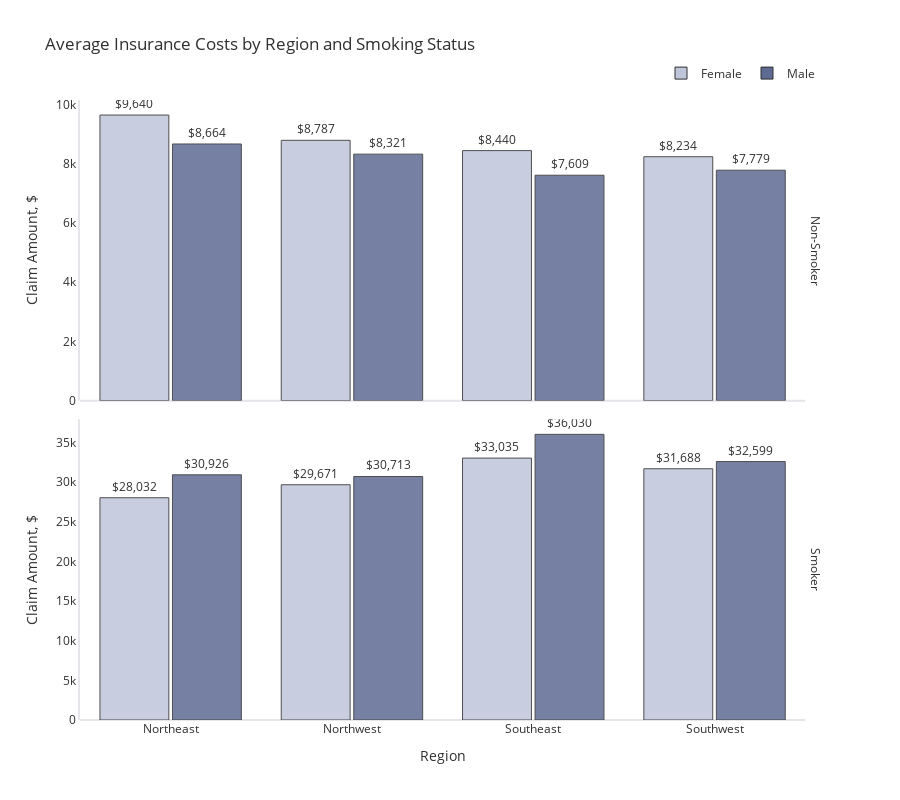

Notebook code for this chart:
### Markdown cell above
In addition to age, claim amounts are positively correlated to body mass index. Among smokers, insurance charges tend to increase with BMI.

### Code cell
plot_df = ins.groupby(['region','sex','smoker'])['charges'].mean()
plot_df = plot_df.rename('charges').reset_index()
fig = px.bar(plot_df, x='region', y='charges', color='sex', height=800,
             title="Average Insurance Costs by Region and Smoking Status",
             color_discrete_map={'Female': '#BFC5DA','Male': '#5D6A92'}, 
             facet_row='smoker', text='charges', opacity=0.85, barmode='group')
fig.update_traces(texttemplate='$%{text:,.0f}', textposition='outside', 
                  marker_line=dict(width=1, color='#303030'))
fig.layout.yaxis2.update(matches=None)
fig.for_each_annotation(lambda a: a.update(text=a.text.split("=")[-1]))
fig.update_xaxes(title="Region", row=1)
fig.update_yaxes(title="Claim Amount, $",  gridcolor='#E3E3E3', zeroline=True, zerolinewidth=2, 
                 showgrid=False, zerolinecolor='#E5E5EA',
                 showline=True, linecolor='#E5E5EA', linewidth=2)
fig.update_layout(font_color="#303030", paper_bgcolor="white", plot_bgcolor="white",
                  bargroupgap=0.05, bargap=0.2,
                  legend=dict(orientation="h", yanchor="bottom", y=1.02, xanchor="right", x=1, title=""))
fig.show()

### Figure 1 — Plotly figure (JSON) as saved in the notebook; plotly's stock layout.template omitted (floating-point values rounded to 4 significant figures)
{"data": [{"alignmentgroup": "True", "hovertemplate": "sex=Female<br>smoker=Non-Smoker<br>region=%{x}<br>charges=%{text}<extra></extra>", "legendgroup": "Female", "marker": {"color": "#BFC5DA", "line": {"color": "#303030", "width": 1}, "opacity": 0.85, "pattern": {"shape": ""}}, "name": "Female", "offsetgroup": "Female", "orientation": "v", "showlegend": true, "text": [9640.0, 8787.0, 8440.0, 8234.0], "textposition": "outside", "texttemplate": "$%{text:,.0f}", "type": "bar", "x": ["Northeast", "Northwest", "Southeast", "Southwest"], "xaxis": "x2", "y": [9640.0, 8787.0, 8440.0, 8234.0], "yaxis": "y2"}, {"alignmentgroup": "True", "hovertemplate": "sex=Female<br>smoker=Smoker<br>region=%{x}<br>charges=%{text}<extra></extra>", "legendgroup": "Female", "marker": {"color": "#BFC5DA", "line": {"color": "#303030", "width": 1}, "opacity": 0.85, "pattern": {"shape": ""}}, "name": "Female", "offsetgroup": "Female", "orientation": "v", "showlegend": false, "text": [28030.0, 29670.0, 33030.0, 31690.0], "textposition": "outside", "texttemplate": "$%{text:,.0f}", "type": "bar", "x": ["Northeast", "Northwest", "Southeast", "Southwest"], "xaxis": "x", "y": [28030.0, 29670.0, 33030.0, 31690.0], "yaxis": "y"}, {"alignmentgroup": "True", "hovertemplate": "sex=Male<br>smoker=Non-Smoker<br>region=%{x}<br>charges=%{text}<extra></extra>", "legendgroup": "Male", "marker": {"color": "#5D6A92", "line": {"color": "#303030", "width": 1}, "opacity": 0.85, "pattern": {"shape": ""}}, "name": "Male", "offsetgroup": "Male", "orientation": "v", "showlegend": true, "text": [8664.0, 8321.0, 7609.0, 7779.0], "textposition": "outside", "texttemplate": "$%{text:,.0f}", "type": "bar", "x": ["Northeast", "Northwest", "Southeast", "Southwest"], "xaxis": "x2", "y": [8664.0, 8321.0, 7609.0, 7779.0], "yaxis": "y2"}, {"alignmentgroup": "True", "hovertemplate": "sex=Male<br>smoker=Smoker<br>region=%{x}<br>charges=%{text}<extra></extra>", "legendgroup": "Male", "marker": {"color": "#5D6A92", "line": {"color": "#303030", "width": 1}, "opacity": 0.85, "pattern": {"shape": ""}}, "name": "Male", "offsetgroup": "Male", "orientation": "v", "showlegend": false, "text": [30930.0, 30710.0, 36030.0, 32600.0], "textposition": "outside", "texttemplate": "$%{text:,.0f}", "type": "bar", "x": ["Northeast", "Northwest", "Southeast", "Southwest"], "xaxis": "x", "y": [30930.0, 30710.0, 36030.0, 32600.0], "yaxis": "y"}], "layout": {"annotations": [{"font": {}, "showarrow": false, "text": "Smoker", "textangle": 90, "x": 0.98, "xanchor": "left", "xref": "paper", "y": 0.2425, "yanchor": "middle", "yref": "paper"}, {"font": {}, "showarrow": false, "text": "Non-Smoker", "textangle": 90, "x": 0.98, "xanchor": "left", "xref": "paper", "y": 0.7575, "yanchor": "middle", "yref": "paper"}], "bargap": 0.2, "bargroupgap": 0.05, "barmode": "group", "font": {"color": "#303030"}, "height": 800, "legend": {"orientation": "h", "title": {"text": ""}, "tracegroupgap": 0, "x": 1, "xanchor": "right", "y": 1.02, "yanchor": "bottom"}, "paper_bgcolor": "white", "plot_bgcolor": "white", "title": {"text": "Average Insurance Costs by Region and Smoking Status"}, "xaxis": {"anchor": "y", "domain": [0, 0.98], "title": {"text": "Region"}}, "xaxis2": {"anchor": "y2", "domain": [0, 0.98], "matches": "x", "showticklabels": false}, "yaxis": {"anchor": "x", "domain": [0, 0.485], "gridcolor": "#E3E3E3", "linecolor": "#E5E5EA", "linewidth": 2, "showgrid": false, "showline": true, "title": {"text": "Claim Amount, $"}, "zeroline": true, "zerolinecolor": "#E5E5EA", "zerolinewidth": 2}, "yaxis2": {"anchor": "x2", "domain": [0.515, 1], "gridcolor": "#E3E3E3", "linecolor": "#E5E5EA", "linewidth": 2, "showgrid": false, "showline": true, "title": {"text": "Claim Amount, $"}, "zeroline": true, "zerolinecolor": "#E5E5EA", "zerolinewidth": 2}}}
